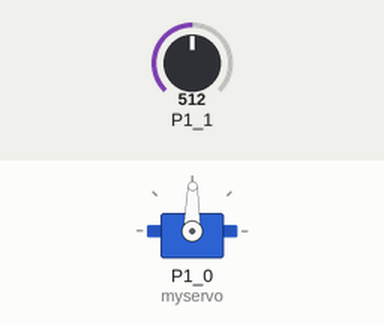
This sketch was run on a simulated TI MSP430 LaunchPad. Shown: servo. Inputs (shaded band) come from the test bench; at power-on: P1_1 = 512.

Above: at 1.2 s.
1.3 s: P1_1 set to 716
At 2.3 s:
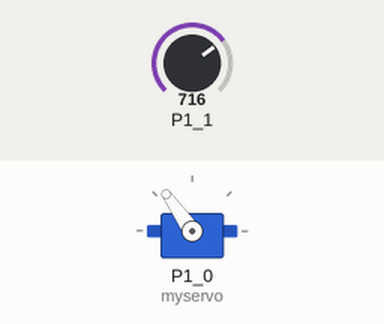
2.8 s: P1_1 set to 900
At 3.4 s:
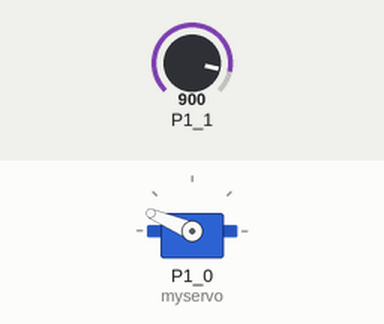
4.3 s: P1_1 set to 1023
At 5.5 s:
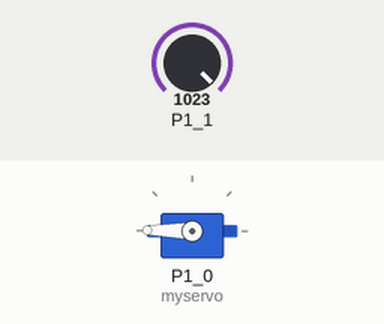
5.8 s: P1_1 set to 306
At 6.8 s:
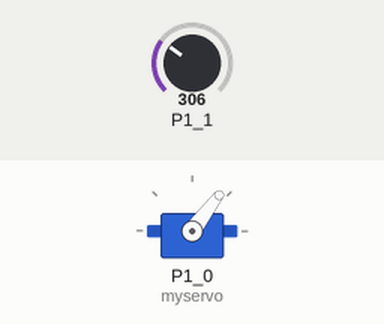
7.3 s: P1_1 set to 122
At 8.0 s:
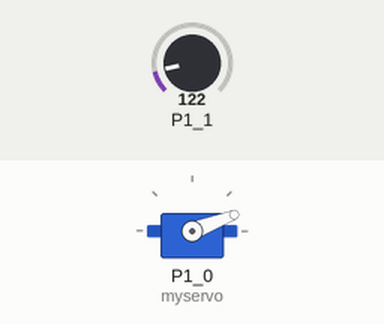
8.8 s: P1_1 set to 511
At 9.1 s:
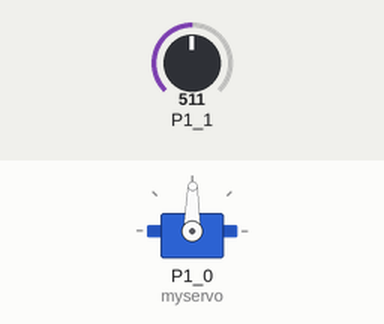
Timing chart, 0 to 11.3 s (numbered marks = the images above; inputs shaded):
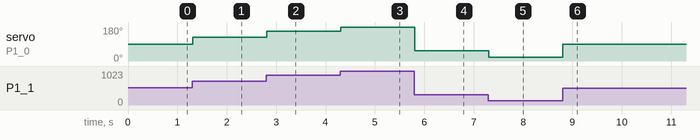

The sketch:

MSP430ServoControl.ino
```cpp
// make sure to include the servo library
#include <Servo.h>


// initialize ADC read-in variable
int value;
// initialize servo object
Servo myservo;


void setup()
{
  // put your setup code here, to run once:

  // configure the servo motor to pin 1.0
  myservo.attach(P1_0);
  // configure the potentiometer ADC input to pin 1.1
  pinMode(P1_1, INPUT);
}


void loop()
{
  // put your main code here, to run repeatedly:

  // read in the potentiometer voltage
  value = analogRead(P1_1);
  // map the ADC return to the servo degrees (0 to 179)
  value = map(value, 0, 1023, 0, 179);
  // set the servo to the new position
  myservo.write(value);

  delay(10);
}
```

Measured:
- after the input at 1.3 s, servo on P1_0 (myservo): 89° → 125° at once
- after the input at 2.8 s, servo on P1_0 (myservo): 125° → 157° at once
- after the input at 4.3 s, servo on P1_0 (myservo): 157° → 179° at once
- after the input at 5.8 s, servo on P1_0 (myservo): 179° → 53° at once
- after the input at 7.3 s, servo on P1_0 (myservo): 53° → 21° at once
- after the input at 8.8 s, servo on P1_0 (myservo): 21° → 89° at once
